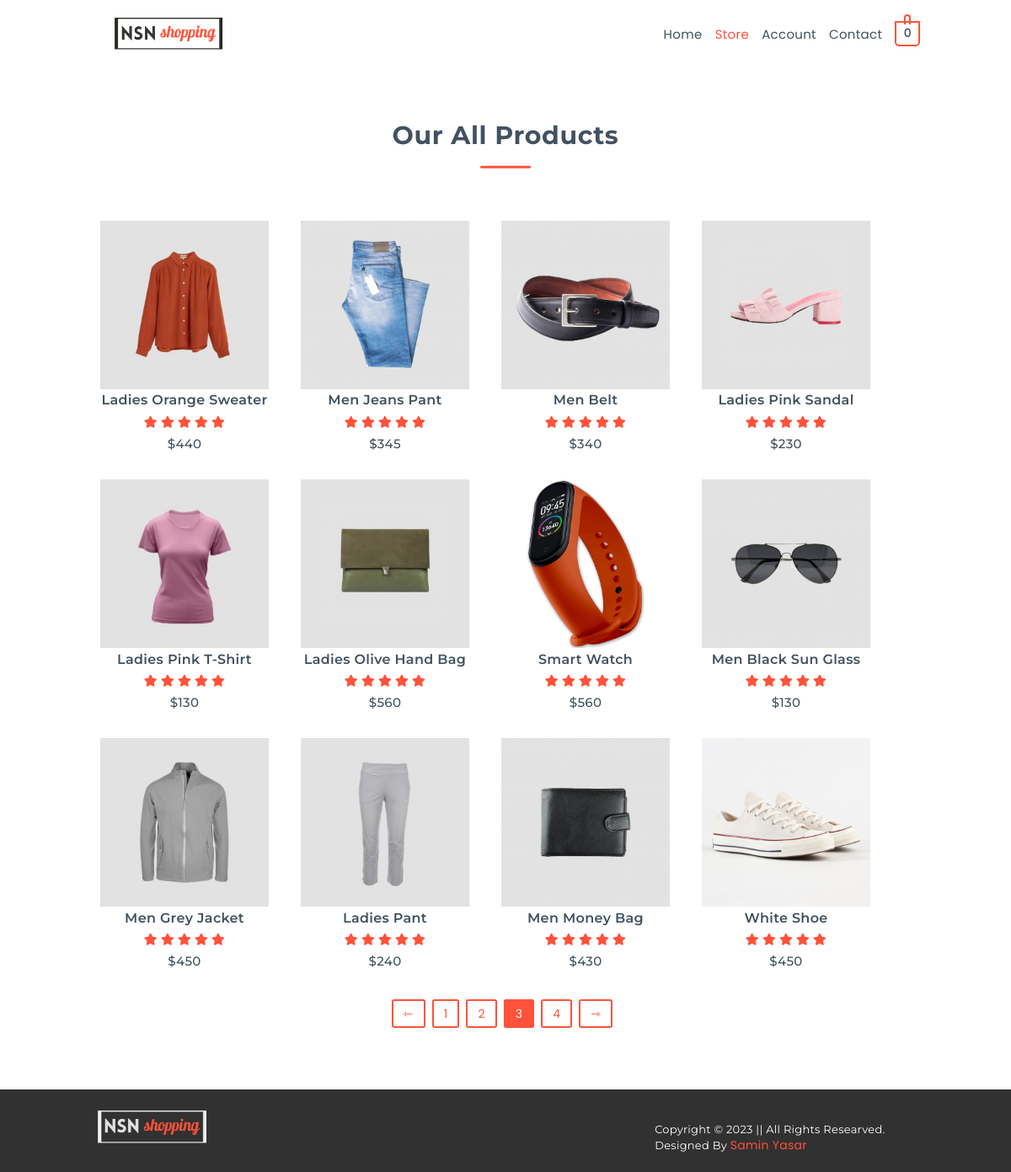
/store.php?current_page=3, run on the app's committed database.
### tables this page shows
CREATE TABLE `product_info` (
  `id` int(255) NOT NULL,
  `name` varchar(255) NOT NULL,
  `price` varchar(255) NOT NULL,
  `description` text NOT NULL,
  `category` varchar(255) NOT NULL,
  `date` varchar(255) NOT NULL,
  `author` varchar(255) NOT NULL,
  `img` varchar(255) NOT NULL
);

### include/functions.php (called while the page is built, shortened)
<?php
function allData($connect, $db_table)
{
  $result = "";
  $query_select = "SELECT * FROM $db_table";
  $result_select = mysqli_query($connect, $query_select);
  if ($result_select) {
    $result = $result_select;
  } else {
    $result = false;
  }
  return $result;
}
function allDataPagination($connect, $db_table, $offset, $limit)
{
  $result = "";
  $query_select = "SELECT * FROM $db_table LIMIT {$offset}, {$limit}";
  $result_select = mysqli_query($connect, $query_select);
  if ($result_select) {
    $result = $result_select;
  } else {
    $result = false;
  }
  return $result;
}

### include/connect.php (called while the page is built, shortened)
<?php
$currency = "$";

### store.php (the view, shortened to what this page needs)
<!DOCTYPE html>
<html lang="en">
<head>
    <link rel="stylesheet" href="./icon/css/all.min.css">
    <link rel="stylesheet" href="vendor/css/normalize.css">
    <link rel="stylesheet" href="vendor/css/grid.css">
    <link rel="stylesheet" href="css/style.css">
    <link rel="stylesheet" href="css/header.css">
    <link rel="stylesheet" href="css/footer.css">
    <link rel="stylesheet" href="css/store.css">
</head>
<body>
    <?php include "header.php"; ?>
    <section class="productSection">
        <div class="row">
            <div class="productHeader">
                <h2>our all products</h2>
            </div>
        </div>
        <div class="row">
            <div class="productContainer">
                <?php
                if (isset($_REQUEST["current_page"])) {
                    $current_page = $_REQUEST["current_page"];
                } else {
                    $current_page = 1;
                }
                $limit = 12;
                $Offset = ($current_page - 1) * $limit;
                if (allDataPagination($connect, "product_info", $Offset, $limit) == false) {
                    header("location: store.php?err=notFound");
                } else {
                    $result_select_product = allDataPagination($connect, "product_info", $Offset, $limit);
                    while ($row_select_product = mysqli_fetch_assoc($result_select_product)) {
                        $product_id = $row_select_product["id"];
                        $product_name = $row_select_product["name"];
                        $product_price = $row_select_product["price"];
                        $product_img = $row_select_product["img"];
                ?>
                        <div class="co1 span-1-of-4 productBox">
                            <a href="product_details.php?product_id=<?php echo $product_id; ?>&product_name=<?php echo $product_name; ?>">
                                <div class="productImage">
                                    <img src="admin/upload/<?php echo $product_img; ?>">
                                </div>
                                <div class="productName">
                                    <h4><?php echo $product_name; ?></h4>
                                </div>
                                <div class="productStatus">
                                    <i class="fa fa-star"></i>
                                    <i class="fa fa-star"></i>
                                    <i class="fa fa-star"></i>
                                    <i class="fa fa-star"></i>
                                    <i class="fa fa-star"></i>
                                </div>
                                <div class="productPrice">
                                    <h5><?php echo $currency . $product_price; ?></h5>
                                </div>
                            </a>
                        </div>
                <?php
                    }
                }
                ?>
            </div>
        </div>
        <div class="row">
            <div class="paginationContainer">
                <?php
                $result_select_page = allData($connect, "product_info");
                $total_data = mysqli_num_rows($result_select_page);
                $total_page = ceil($total_data / $limit);
                if ($total_page > 1) {
                ?>
                    <ul class='pagination store-pagination'>
                        <?php
                        if ($current_page > 1) {
                        ?>
                            <li><a href="store.php?current_page=<?php echo $current_page - 1; ?>">⇽</a></li>
                        <?php
                        }
                        $active_link = "";
                        for ($i = 1; $i <= $total_page; $i++) {
                            if ($current_page == $i) {
                                $active_link = "active";
                            } else {
                                $active_link = "";
                            }
                        ?>
                            <li class="<?php echo $active_link; ?>"><a href="store.php?current_page=<?php echo $i; ?>"><?php echo $i; ?></a></li>
                        <?php
                        }
                        if ($current_page < $total_page) {
                        ?>
                            <li><a href="store.php?current_page=<?php echo $current_page + 1; ?>">⇾</a></li>
                        <?php
                        }
                        ?>
                    </ul>
                <?php
                }
                ?>
            </div>
        </div>
    </section>
    <?php include "footer.php"; ?>
</body>
</html>

### css/style.css (style rules this page uses)
*, *:after, *:before { margin: 0; padding: 0; box-sizing: border-box; -webkit-user-drag: none; }
html { font-size: 62.5%; scroll-behavior: smooth; text-rendering: optimizeLegibility; }
:root { --font-heading: "Montserrat", sans-serif; --font-para: "Poppins", sans-serif; --line-height: 1.4; --letter-spacing: 0.02em; --base-color: #ff523b; --font-color: #fff; --head-color: #415161; --para-color: #415161; --transition: all 0.3s; }
body { cursor: default; font-size: 1.4rem; font-weight: 400; font-family: var(--font-para); }
a { color: var(--para-color); font-size: 1.4rem; font-weight: 400; font-family: var(--font-para); letter-spacing: var(--letter-spacing); line-height: var(--line-height); }
h2 { color: var(--head-color); font-size: 3rem; font-weight: 700; font-family: var(--font-heading); letter-spacing: var(--letter-spacing); line-height: var(--line-height); margin: 0; position: relative; }
h4 { color: var(--head-color); font-size: 2rem; font-weight: 600; font-family: var(--font-heading); letter-spacing: var(--letter-spacing); line-height: var(--line-height); margin: 0; }
h5 { color: var(--head-color); font-size: 1.5rem; font-weight: 500; font-family: var(--font-heading); letter-spacing: var(--letter-spacing); line-height: var(--line-height); margin: 0; }
h2::after { content: ""; width: 6rem; height: 0.3rem; display: block; position: absolute; top: 145%; left: 50%; transform: translate(-50%, -145%); background: var(--base-color); border: none; border-radius: 0.5rem; }
.row { width: 100rem; margin: 0 auto; }

### css/store.css (style rules this page uses)
.productSection { width: 100%; height: auto; padding: 5% 0; }
.productHeader { text-align: center; }
.productHeader h2 { text-transform: capitalize; color: var(--head-color); }
.productContainer { width: 100%; height: auto; padding: 7% 0 2% 0; }
.productBox { cursor: pointer; float: left; margin: 1% 0 2% 0; transition: all 0.5s; }
.productBox a { text-decoration: none; }
.productImage { width: 100%; height: auto; }
.productImage img { display: block; margin: auto; width: 20rem; height: 20rem; object-fit: cover; object-position: center center; }
.productName { text-align: center; margin: 1% 0; }
.productName h4 { text-transform: capitalize; color: var(--head-color); font-size: 1.6rem; }
.productStatus { width: 100%; text-align: center; margin: 2% 0; }
.productStatus i { color: var(--base-color); }
.productPrice { text-align: center; margin: 1% 0; }
.productPrice h5 { color: var(--head-color); text-transform: capitalize; }
.paginationContainer { width: 100%; height: auto; padding: 2% 0; }
.pagination { width: 100%; height: auto; margin: 0 auto; display: flex; align-items: center; justify-content: center; text-align: center; border-radius: 0.4rem; list-style: none; }
.pagination li { margin: 0 0.8rem 0 0; }
.pagination li a { color: var(--base-color); background: transparent; border: 0.2rem solid var(--base-color); border-radius: 0.3rem; text-decoration: none; padding: 0.5rem 1.2rem; }
.pagination li.active a, .pagination li:hover a { color: var(--font-color); background: var(--base-color); cursor: pointer; transition: var(--transition); }

### data on the page
product_info: img (picture), name "Ladies Orange Sweater", price "440"
product_info: img (picture), name "Men Jeans Pant", price "345"
product_info: img (picture), name "Men Belt", price "340"
product_info: img (picture), name "Ladies Pink Sandal", price "230"
product_info: img (picture), name "Ladies Pink T-Shirt", price "130"
product_info: img (picture), name "Ladies Olive Hand Bag", price "560"
product_info: img (picture), name "Smart Watch", price "560"
product_info: img (picture), name "Men Black Sun Glass", price "130"
product_info: img (picture), name "Men Grey Jacket", price "450"
product_info: img (picture), name "Ladies Pant", price "240"
product_info: img (picture), name "Men Money Bag", price "430"
product_info: img (picture), name "White Shoe", price "450"

### other printed values
$all_nav_links[$i] "Home"
$all_nav_links[$i] "Store"
$all_nav_links[$i] "Account"
$all_nav_links[$i] "Contact"
$count_cart_number "0"
